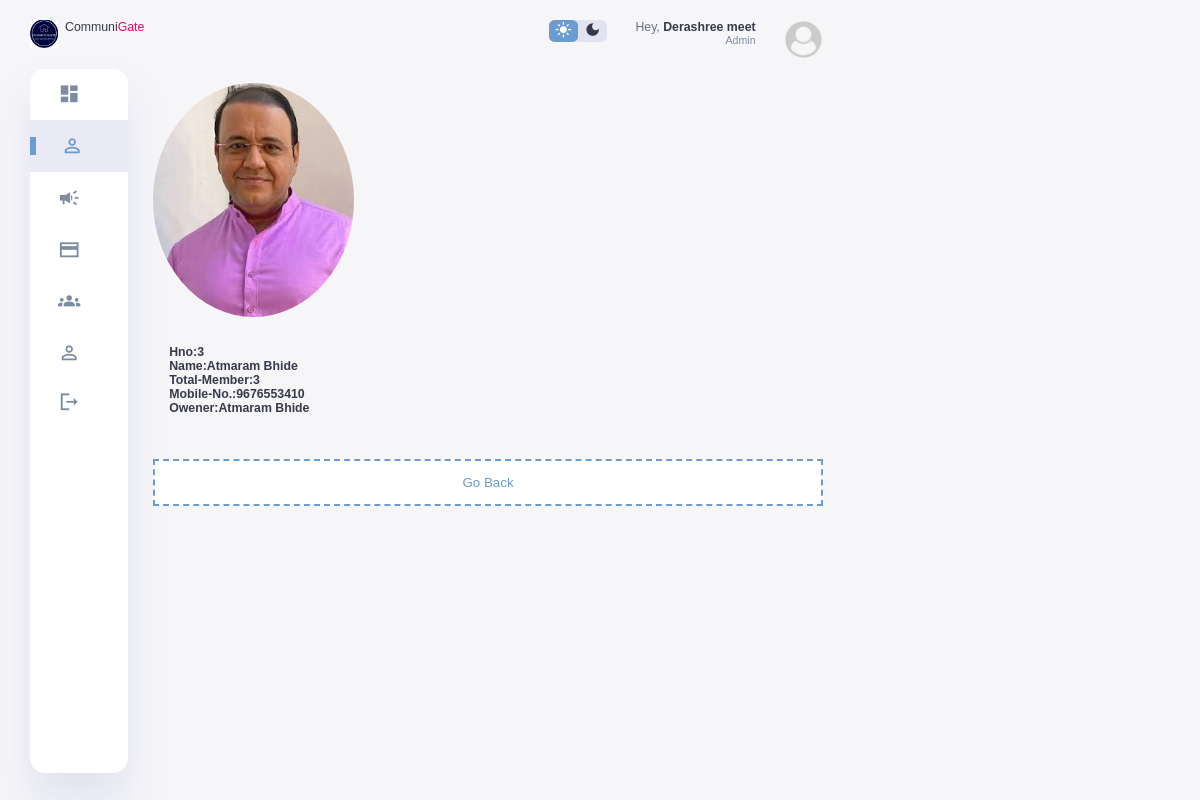
Screenshot of /admin/userpage.php?id=3 (signed in) with the database file from the repository.
### tables this page shows
CREATE TABLE `members` (
  `hno` int(255) NOT NULL,
  `name` varchar(255) NOT NULL,
  `img_source` varchar(400) NOT NULL DEFAULT './images/defualt.png',
  `email` varchar(255) NOT NULL,
  `password` varchar(255) NOT NULL,
  `user_type` varchar(255) NOT NULL DEFAULT 'user',
  `mno` varchar(15) NOT NULL,
  `total` int(25) NOT NULL,
  `isrented` varchar(10) NOT NULL DEFAULT 'owner'
);

### admin/userpage.php (the view, shortened to what this page needs)
<?php include('./view/header.php'); ?>
</head>
<body>
    <div class="container0">
        <?php include('./view/sidebar.php'); ?>
        <div class="right-section">
            <div class="nav">
                <div class="dark-mode">
                    <span class="material-icons-sharp active">
                    </span>
                    <span class="material-icons-sharp">
                    </span>
                </div>
                <div class="profile">
                    <div class="info">
                        <p>Hey, <b><?php echo $_SESSION['admin_name']; ?></b></p>
                        <small class="text-muted">Admin</small>
                    </div>
                    <div class="profile-photo">
                    <?php
                         @include('../config.php');
                         $name=$_SESSION['admin_name'];
                         $select="SELECT * FROM  `members` WHERE `name` = '$name'";
                         $res=mysqli_query($conn,$select);
                         if(mysqli_num_rows($res)>0){
                             while($row=mysqli_fetch_array($res))
                             {
                         ?>
                       <a href="./editprofile.php?id=<?php echo $row['hno']; ?>"><img src="<?php if ($row['img_source'] == '../images/') { echo '/images/defualt.png'; } else { echo $row['img_source']; } ?>"></a>
                       <?php
                       }
                     }
                     ?>
                    </div>
                </div>
            </div>
      <?php
       @include('../config.php');
       $hno=$_GET['id'];
       $sql="SELECT * FROM members WHERE hno=$hno";
       $res=mysqli_query($conn,$sql);
       if(mysqli_num_rows($res)>0)
       {
           while($row=mysqli_fetch_assoc($res)){
      ?>
   <form action="" method="post">
     <div class="imgcontainer">
       <img src="<?php if ($row['img_source'] == '../images/') { echo '/images/defualt.png'; } else { echo $row['img_source']; } ?>" style="width:30%; height:30%; border-radius:50%;">
     </div>
     <div class="container">
     <label for="uname"><b>Hno:<?php echo $row['hno']; ?></b></label><br>
     <label for="uname"><b>Name:<?php echo $row['name']; ?></b></label><br>
     <label for="uname"><b>Total-Member:<?php echo $row['total'] ?></b></label><br>
     <label for="uname"><b>Mobile-No.:<?php echo $row['mno'] ?></b></label><br>
     <label for="uname"><b>Owener:<?php if ($row['isrented'] == 'owner') { echo $row['name']; } else { echo $row['img_source']; }  ?></b></label>
     </div>
     <div class="right-section">
      <div class="reminders">
      <a class="btn" href="member.php" role="button">
       <button onclick="document.getElementById('id01').style.display='block'" class="add-reminder">Go Back</button>
       </a>
     </div>
     </div>
   </form>
 </div>
</div>
   <?php
  }
}
 include('./view/footer.php');
 ?>

### admin/css/style.css (style rules this page uses)
:root { --color-primary: #6C9BCF; --color-danger: #FF0060; --color-success: #1B9C85; --color-warning: #F7D060; --color-white: #fff; --color-info-dark: #7d8da1; --color-dark: #363949; --color-light: rgba(132, 139, 200, 0.18); --color-dark-variant: #677483; --color-background: #f6f6f9; --card-border-radius: 2rem; --border-radius-1: 0.4rem; --border-radius-2: 1.2rem; --card-padding: 1.8rem; --padding-1: 1.2rem; --box-shadow: 0 2rem 3rem var(--color-light); }
* { margin: 0; padding: 0; outline: 0; appearance: 0; border: 0; text-decoration: none; box-sizing: border-box; }
html { font-size: 14px; }
body { width: 100vw; height: 100vh; font-family: 'Poppins', sans-serif; font-size: 0.88rem; user-select: none; overflow-x: hidden; color: var(--color-dark); background-color: var(--color-background); }
a { color: var(--color-dark); }
img { display: block; width: 100%; object-fit: cover; }
small { font-size: 0.76rem; }
p { color: var(--color-dark-variant); }
b { color: var(--color-dark); }
.text-muted { color: var(--color-info-dark); }
.container0 { display: grid; width: 96%; margin: 0 auto; gap: 1.8rem; grid-template-columns: 12rem auto 23rem; }
.right-section { margin-top: 1.4rem; }
.right-section .nav { display: flex; justify-content: end; gap: 2rem; }
.right-section .dark-mode { background-color: var(--color-light); display: flex; justify-content: space-between; align-items: center; height: 1.6rem; width: 4.2rem; cursor: pointer; border-radius: var(--border-radius-1); }
.right-section .dark-mode span { font-size: 1.2rem; width: 50%; height: 100%; display: flex; align-items: center; justify-content: center; }
.right-section .dark-mode span.active { background-color: var(--color-primary); color: white; border-radius: var(--border-radius-1); }
.right-section .nav .profile { display: flex; gap: 2rem; text-align: right; }
.right-section .nav .profile .profile-photo { width: 2.8rem; height: 2.8rem; border-radius: 50%; overflow: hidden; }
.right-section .reminders { margin-top: 2rem; }
.right-section .reminders .add-reminder { background-color: var(--color-white); border: 2px dashed var(--color-primary); color: var(--color-primary); display: flex; align-items: center; justify-content: center; cursor: pointer; }
@media screen and (max-width: 1200px) { .container0 { width: 95%; grid-template-columns: 7rem auto 23rem; } }

### admin/css/popus.css (style rules this page uses)
body { font-family: Arial, Helvetica, sans-serif; }
button { background-color: #04AA6D; color: white; padding: 14px 20px; margin: 8px 0; border: none; cursor: pointer; width: 100%; }
.imgcontainer { text-align: center; margin: 24px 0 12px 0; position: relative; }
.container { padding: 16px; }

### rows the page displays
members: img_source (picture)
members: img_source (picture), hno "3", name "Atmaram Bhide", total "3", mno "9676553410"

### other values shown
$_SESSION['admin_name'] "Derashree meet"
